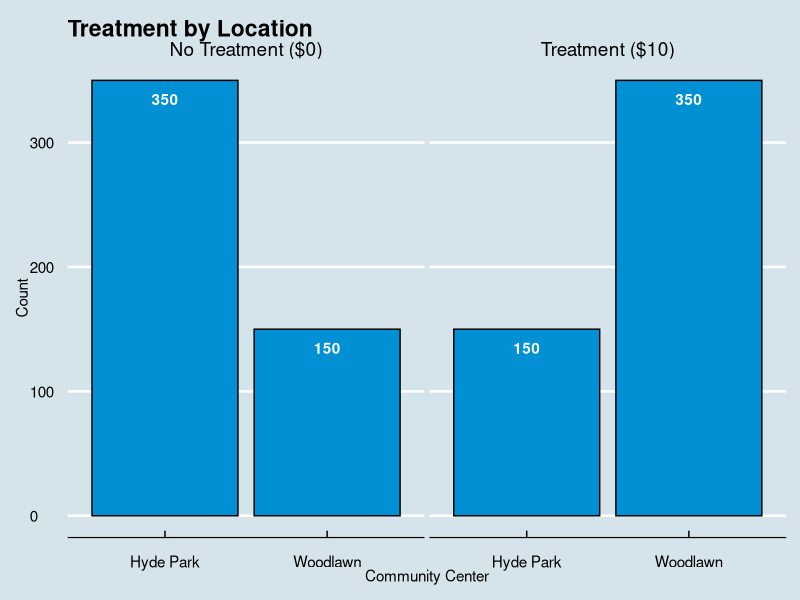
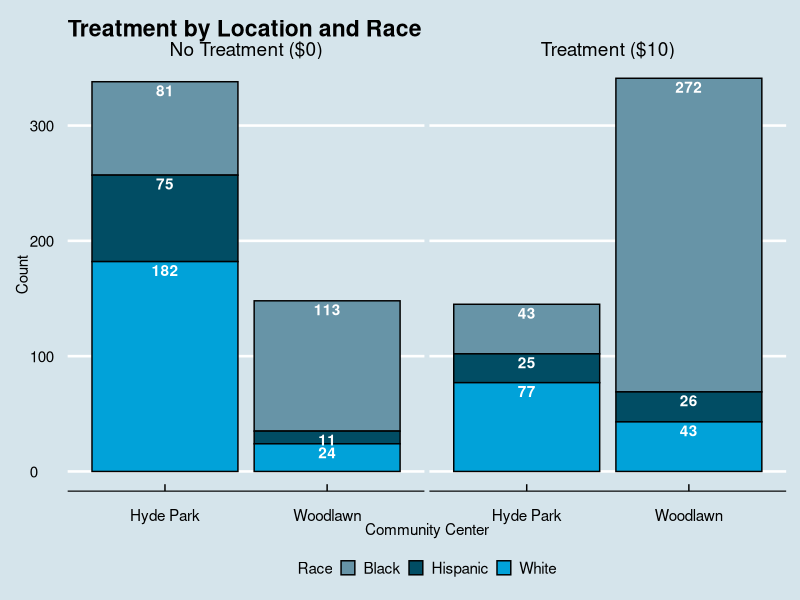
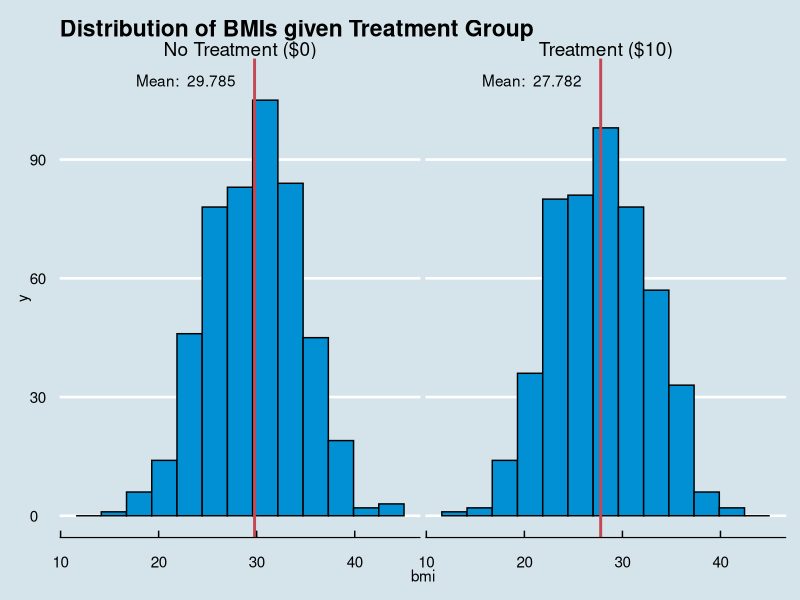
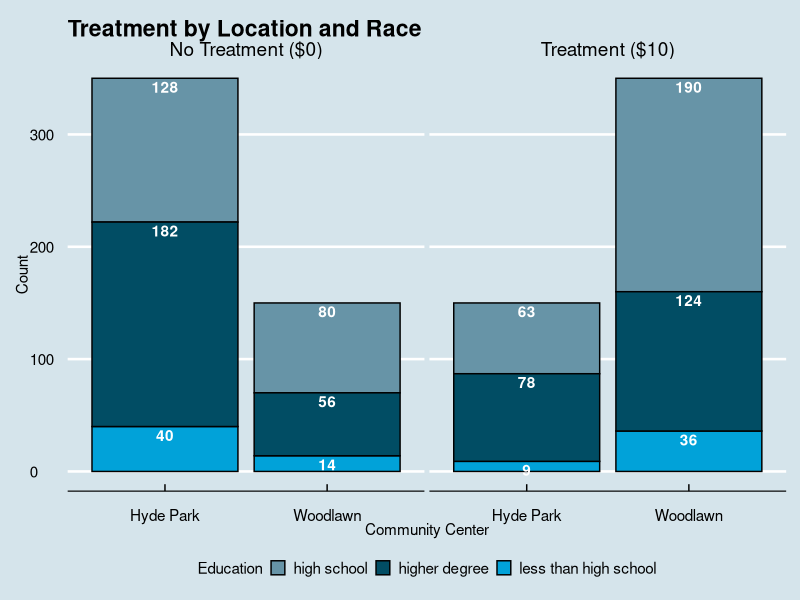

Generate these figures, in order, with R:
## ---- chunk 1
knitr::opts_chunk$set(echo = FALSE)
## ---- chunk 2
library(tidyverse)
library(magrittr)
library(broom)
library(knitr)
library(ggthemes)
## ---- chunk 3
# Read in the raw data. 
raw <-  read_csv("problem_set2.csv")

# Create dataframe with summary statistics for hours
unclean_data_summary <- raw %>%
  group_by(treatment) %>%
  summarize(count = n(), mean(hours), sd(hours), se = sd(hours)/sqrt(n()))

# Kable print unclean_data
unclean_data_summary %>%
  knitr::kable(col.names = c("Treatment", "Count", "Mean", "St Dev", "St Err"), 
        caption = "Summary of Hours Exercised, No Data Cleaning")
## ---- chunk 4
raw %>% 
  filter(subject_id %in% c(1, 9, 16, 26, 31, 52, 65, 100, 103)) %>%
  kable(caption = "Representative sample of unclean observations")
## ---- chunk 5
tibble(
  Variable = append(names(raw), "changed?"),
  `Description of Modification` = c(
    "No change",
    "Hours over 60 are minutes; reformatted to be hours.",
    "No change.",
    "All variant spellings recoded to \"Woodlawn\" and \"Hyde Park.\"",
    "0/1/male/female recoded uniformly as 0/1.",
    "-99 means missing age data; recoded to be NA.",
    "BMIs of less than 1 have undetermined error; recoded to be NA.*",
    "No change.",
    "Race/Ethnicity \"BLACK\" capitalization recoded to \"Black.\"",
    "`changed?` notes and counts changes that occurred in cleaning an observation."
  )
) %>%
  knitr::kable()
## ---- chunk 6
# Clean the data to impose uniformity upon the variable encoding.  
clean_data <- raw %>%
  mutate(`changed?` = seq(1, 1000) * 0) %>%
  # Fixing messed up hours readings. They start at 60 and upwards and that's 1 hr so I
  # fix based on that.
  mutate(`changed?` = if_else(hours >= 60, `changed?` + 1, `changed?`),
         hours = if_else(hours >= 60, hours / 60, hours)) %>%
  mutate(`changed?` = if_else(community_center %in% c("WOODLAWN",
                                                      "hyde park",
                                                      "woodlawn",
                                                      "Hyd Park",
                                                      "HYDE PARK",
                                                      "Hyde_Park",
                                                      "HYDE_PARK",
                                                      "hyde_park"), 
                              `changed?` + 1, `changed?`),
         community_center = if_else(community_center %in% c("WOODLAWN", "woodlawn"),
                                    "Woodlawn", community_center),
         community_center = if_else(community_center %in% c("hyde park", 
                                                            "Hyd Park", 
                                                            "HYDE PARK", 
                                                            "HYDE_PARK", 
                                                            "hyde_park",
                                                            "Hyde_Park"), 
                                    "Hyde Park", community_center)) %>%
  # Recoding female variable to be factor categorical variable from 0/1/male/female.
  mutate(`changed?` = if_else(female %in% c("female", "male"), 
                              `changed?` + 1, `changed?`),
         female = as.double(if_else(female == "female", 
                                    "1", if_else(female == "male", "0", female)))) %>%
  # -99 is missing age data so I reincode it at missing age data. 
  # https://cran.r-project.org/web/packages/naniar/vignettes/replace-with-na.html
  mutate(`changed?` = if_else(age == -99, `changed?` + 1, `changed?`), 
         age = na_if(age,-99)) %>%
  # Currently I have removed improper values, but I could also justify multiplying by 10.
  mutate(`changed?` = if_else(bmi < 1, `changed?` + 1, `changed?`),
         bmi = ifelse(bmi < 1, NA, bmi)) %>%
  # Fix all BLACK observations to normal capitalization structure.
  mutate(`changed?` = if_else(is.na(race_ethnicity), 
                              `changed?`, if_else(race_ethnicity == "BLACK", 
                                                  `changed?` + 1, `changed?`)),
    race_ethnicity = if_else(is.na(race_ethnicity), 
                             race_ethnicity, str_to_sentence(race_ethnicity))) # %>%
# mutate(race_ethnicity = factor(race_ethnicity, c("Black", "Hispanic", "White"))) %>%
# mutate(treatment = factor(treatment, labels = c("No Treatment ($0)", "Treatment ($10)"))) %>%
# mutate(community_center = factor(community_center, labels = c("Woodlawn", "Hyde Park"))) %>%
# mutate(education = factor(education, levels = c("less than high school",
#                                                 "high school",
#                                                 "higher degree")))
## ---- chunk 7
# Create dataframe with summary statistics for hours
clean_data_summary <- clean_data %>%
  group_by(treatment) %>%
  summarize(count = n(), mean(hours), sd(hours), se = sd(hours)/sqrt(n()))

# Kable print unclean_data
clean_data_summary %>%
  knitr::kable(col.names = c("Treatment", "Count", "Mean", "St Dev", "St Err"), 
        caption = "Summary of Hours Exercised, Data Cleaned")
## ---- chunk 8
randomness <- clean_data %>%
  mutate(treatment = factor(treatment, labels = c("No Treatment ($0)", "Treatment ($10)"))) %>%
  mutate(race_ethnicity = factor(race_ethnicity, c("Black", "Hispanic", "White"))) %>%
  mutate(community_center = factor(community_center, labels = c("Hyde Park", "Woodlawn"))) %>%
  mutate(education = factor(education,levels = c("less than high school", "high school", "higher degree")))

randomness %>% 
  select(treatment, community_center) %>% 
  group_by(community_center, treatment) %>% 
  count() %>%
ggplot(mapping = aes(x = community_center, y = n, label = n)) +
  geom_col(fill = "#0090d3", color = "black") +
  geom_text(nudge_y = -15, fontface = "bold", color = "White") +
  labs(x = "Community Center", y = "Count", title = "Treatment by Location") +
  theme_economist() +
  scale_fill_economist() +
  facet_wrap(~ treatment)
## ---- chunk 9
randomness %>%
  group_by(community_center, treatment, race_ethnicity) %>%
  drop_na(race_ethnicity) %>%
  count() %>%
  ggplot(mapping = aes(x = community_center, y = n, fill = race_ethnicity, label = n)) +
  geom_col(position = "stack", color = "black") +
  geom_text(position = "stack", vjust = 1.2, fontface = "bold", color = "white") +
  theme_economist() +
  theme(legend.position = "bottom", legend.key.width = unit(0.4, "cm"), legend.key.height = unit(0.4, "cm"), legend.text = element_text(size = 11)) +
  scale_fill_economist(name = "Race") +
  labs(x = "Community Center", y = "Count", title = "Treatment by Location and Race") +
  facet_wrap(~ treatment)

# theme(legend.position = "bottom", legend.key.height = unit(0.2, "cm"), legend.key.width = unit(0.3, "cm"), legend.box.spacing = unit(0.01, "cm")) +
## ---- chunk 10
mean_bmi <- randomness %>% 
  group_by(treatment) %>% 
  summarize(mean(bmi, na.rm = TRUE)) %>%
  mutate(`mean(bmi, na.rm = TRUE)` = round(`mean(bmi, na.rm = TRUE)`, digits = 3))

randomness %>% 
  ggplot(aes(x = bmi, fill = "#0090d3")) + 
  geom_histogram(position = "dodge", color = "black", fill = "#0090d3", bins = 13) +
  geom_vline(mean_bmi, mapping = aes(xintercept = `mean(bmi, na.rm = TRUE)`), 
             show.legend = FALSE, size = 1, color = "#c44751") +
  geom_text(mean_bmi, nudge_x = -7, mapping = aes(x = `mean(bmi, na.rm = TRUE)`, y = 110, 
                                    label = paste("Mean: ", `mean(bmi, na.rm = TRUE)`))) +
  theme_economist() +
  theme(legend.position = "none") +
  labs(title = "Distribution of BMIs given Treatment Group") +
  facet_wrap(~ treatment)
## ---- chunk 11
ttest <- t.test(bmi ~ treatment, data = randomness) %>%
  tidy() %>%
  mutate(p.value = as.character(round(p.value, digits = 10))) %>%
  select(-method)

ttest %>%
  kable()
## ---- chunk 12
randomness %>%
  group_by(treatment, education, community_center) %>%
  count() %>%
  ggplot(mapping = aes(x = community_center, y = n, fill = fct_reorder(education, -n), label = n)) +
  geom_col(position = "stack", color = "black") +
  geom_text(position = "stack", vjust = 1.2, fontface = "bold", color = "white") +
  theme_economist() +
  theme(legend.position = "bottom", legend.key.width = unit(0.4, "cm"), legend.key.height = unit(0.4, "cm"), legend.text = element_text(size = 11)) +
  scale_fill_economist(name = "Education") +
  labs(x = "Community Center", y = "Count", title = "Treatment by Location and Race") +
  facet_wrap(~ treatment)
## ---- chunk 13
a <- randomness %>% 
  group_by(treatment) %>% 
  summarize(`Mean Female` = mean(female, na.rm = TRUE), 
            `Mean Age` = mean(age, na.rm = TRUE))
b <- randomness %>%
  group_by(treatment, education) %>%
  summarize(count = n()) %>%
  pivot_wider(treatment, names_from = education, values_from = count)

left_join(a, b) %>%
  kable(caption = "Summary of random covariates")
## ---- chunk 14
fittingd <- randomness %>%
  mutate(community_center = as.numeric(community_center) - 1,
         treatment = as.numeric(treatment) - 1,
         education = as.numeric(education),
         # Dummy variables for education
         # High school is reference variable because it is most normative value in this dataset
         mhs = if_else(education == 3, 1, 0),
         lhs = if_else(education == 1, 1, 0),
         # Dummy variables for race. 
         # Black is the reference variable because it is the most normative value of race in this data set
         hispanic = if_else(race_ethnicity == "Hispanic", 1, 0),
         hispanic = replace_na(hispanic, 0),
         white = if_else(race_ethnicity == "White", 1, 0),
         white = replace_na(white, 0),
         NArace = if_else(is.na(race_ethnicity), 1, 0)) %>%
  select(-race_ethnicity, -education) %>%
  drop_na(bmi)

t.test(community_center ~ treatment, data = fittingd) %>%
  tidy() %>%
  select(-method) %>%
  kable()
## ---- chunk 15
fit1 <- lm(hours ~ treatment, data = fittingd)
fit2 <- lm(hours ~ treatment + community_center, data = fittingd)
fit3 <- lm(hours ~ treatment + community_center + hispanic + white, data = fittingd)
fit4 <- lm(hours ~ treatment + community_center + hispanic + white + bmi, data = fittingd)

anova(fit1, fit2, fit3, fit4) %>%
  kable(col.names = c("Degrees of Freedom", "Residual Sum of Squareds", "delta DF", "Sum of Squares", "F Statistic", "Pr (> F)"))
## ---- chunk 16
final <- fit4 %>%
  augment() %>%
  group_by(treatment) %>%
  summarize(count = n(), mean(.fitted), sd(.fitted), se = sd(.fitted)/sqrt(n())) 

final %>%
  knitr::kable(col.names = c("Treatment", "Count", "Mean", "St Dev", "St Err"), 
        caption = "Summary of Hours Exercised, Pure Treatment Effect")
## ---- chunk 17
# Clean the data to impose uniformity upon the variable encoding.  
clean_data <- raw %>%
  mutate(`changed?` = seq(1, 1000) * 0) %>%
  # Fixing messed up hours readings. They start at 60 and upwards and that's 1 hr so I
  # fix based on that.
  mutate(`changed?` = if_else(hours >= 60, `changed?` + 1, `changed?`),
         hours = if_else(hours >= 60, hours / 60, hours)) %>%
  mutate(`changed?` = if_else(community_center %in% c("WOODLAWN",
                                                      "hyde park",
                                                      "woodlawn",
                                                      "Hyd Park",
                                                      "HYDE PARK",
                                                      "Hyde_Park",
                                                      "HYDE_PARK",
                                                      "hyde_park"), 
                              `changed?` + 1, `changed?`),
         community_center = if_else(community_center %in% c("WOODLAWN", "woodlawn"),
                                    "Woodlawn", community_center),
         community_center = if_else(community_center %in% c("hyde park", 
                                                            "Hyd Park", 
                                                            "HYDE PARK", 
                                                            "HYDE_PARK", 
                                                            "hyde_park",
                                                            "Hyde_Park"), 
                                    "Hyde Park", community_center)) %>%
  # Recoding female variable to be factor categorical variable from 0/1/male/female.
  mutate(`changed?` = if_else(female %in% c("female", "male"), 
                              `changed?` + 1, `changed?`),
         female = as.double(if_else(female == "female", 
                                    "1", if_else(female == "male", "0", female)))) %>%
  # -99 is missing age data so I reincode it at missing age data. 
  # https://cran.r-project.org/web/packages/naniar/vignettes/replace-with-na.html
  mutate(`changed?` = if_else(age == -99, `changed?` + 1, `changed?`), 
         age = na_if(age, -99)) %>%
  # Currently I have removed improper values, but I could also justify multiplying by 10.
  mutate(`changed?` = if_else(bmi < 1, `changed?` + 1, `changed?`),
         bmi = ifelse(bmi < 1, NA, bmi)) %>%
  # Fix all BLACK observations to normal capitalization structure.
  mutate(`changed?` = if_else(is.na(race_ethnicity), 
                              `changed?`, if_else(race_ethnicity == "BLACK", 
                                                  `changed?` + 1, `changed?`)),
    race_ethnicity = if_else(is.na(race_ethnicity), 
                             race_ethnicity, str_to_sentence(race_ethnicity))) # %>%
# mutate(race_ethnicity = factor(race_ethnicity, c("Black", "Hispanic", "White"))) %>%
# mutate(treatment = factor(treatment, labels = c("No Treatment ($0)", "Treatment ($10)"))) %>%
# mutate(community_center = factor(community_center, labels = c("Woodlawn", "Hyde Park"))) %>%
# mutate(education = factor(education, levels = c("less than high school",
#                                                 "high school",
#                                                 "higher degree")))
## ---- chunk 18
# mean_ages <- randomness %>% group_by(treatment) %>% summarize(mean(age, na.rm = TRUE))
# mean_ages
# 
# randomness %>% 
#   group_by(treatment) %>% 
#   count(age) %>% 
#   ggplot(aes(x=age, y=n, fill = treatment)) + 
#   geom_col(position = "dodge") +
#   geom_vline(mean_ages, mapping = aes(xintercept = `mean(age, na.rm = TRUE)`, color = treatment)) +
#   theme_economist() +
#   labs(title = "Mean age of participant in each group to prove randomness. Means are similar.")
# 
# t.test(bmi ~ treatment, data = fittingd)
# t.test(treatment ~ community_center, data = fittingd)

